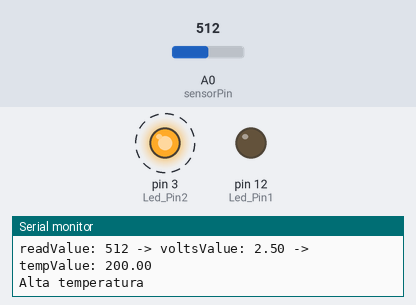
A sketch run on a simulated Arduino Uno, built with avr-gcc and run on an emulated ATmega328P. Parts: output pins drawn as LEDs (lit = HIGH), the last lines printed to the serial monitor. Dashed ring = blinking. Inputs (shaded band) come from the test bench; at power-on: A0 (sensorPin) = 512.

Above: at 2.9 s.
3.0 s: A0 (sensorPin) set to 134
6.5 s: A0 (sensorPin) set to 124
At 8.3 s:
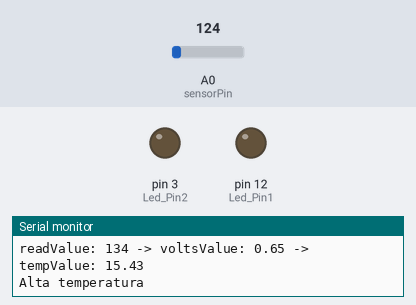
9.3 s: A0 (sensorPin) set to 0
At 9.9 s:
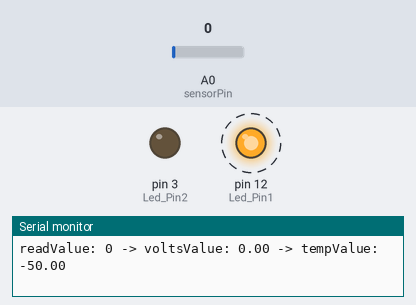
15.5 s: A0 (sensorPin) set to 306
At 16.0 s:
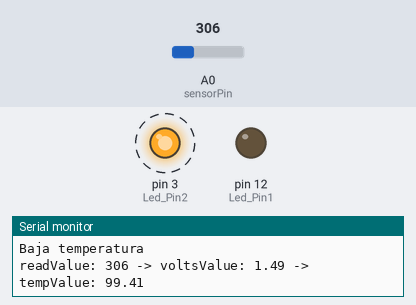
21.7 s: A0 (sensorPin) set to 122
At 24.8 s:
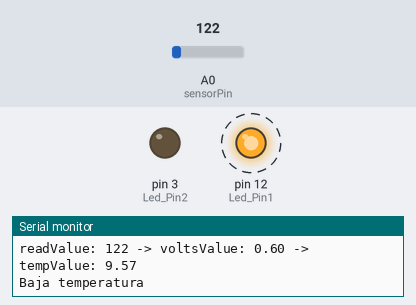
Timing chart, 0 to 28.9 s (numbered marks = the images above; inputs shaded):
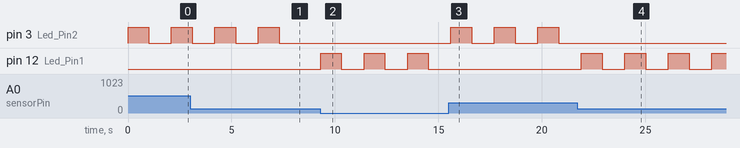

The sketch:

Ejercicio1.ino
```cpp
int readValue = 0;
int lastValue = 1;
int sensorPin = A0;
int Led_Pin1 = 12;
int Led_Pin2 = 3;
float voltsValue;
float tempValue;

void setup()
{
  Serial.begin(9600);
  pinMode (Led_Pin1, OUTPUT);
  pinMode (Led_Pin2, OUTPUT);
}
void loop()
{
  readValue = analogRead(sensorPin);
    if (lastValue != readValue)
    {
    Serial.print("readValue: ");
    Serial.print(readValue);
    lastValue = readValue;
    voltsValue = 5.0 / 1024 * readValue;
    Serial.print(" -> voltsValue: ");
    Serial.print(voltsValue);
    tempValue = voltsValue * 100 - 50;
    Serial.print(" -> tempValue: ");
    Serial.println(tempValue);
	}
    if (tempValue <= 10)
    {
      digitalWrite(Led_Pin1, HIGH);
      delay(1000);
      digitalWrite(Led_Pin1, LOW);
      delay(1000);
      Serial.print ("Baja temperatura\n");
    }
  	 if (tempValue >= 11)
    {
      digitalWrite(Led_Pin2, HIGH);
      delay(1000);
      digitalWrite(Led_Pin2, LOW);
      delay(1000);
      Serial.print ("Alta temperatura\n");
    }
delay(100);
}
```

Measured:
- the behaviour switches between 125 and 124 on A0 (sensorPin) (found by bisection; images 0 and 1)
- after the input at 6.5 s, pin 3 (Led_Pin2): goes on until 7.3 s, then stays LOW
- after the input at 9.3 s, pin 12 (Led_Pin1): alternates HIGH for 1.0 s and LOW for 1.1 s, starting at once
- after the input at 15.5 s, pin 3 (Led_Pin2): alternates HIGH for 1.0 s and LOW for 1.1 s, starting after 0.11 s; pin 12 (Led_Pin1): stops changing and stays LOW
- after the input at 21.7 s, pin 3 (Led_Pin2): stops changing and stays LOW; pin 12 (Led_Pin1): alternates HIGH for 1.0 s and LOW for 1.1 s, starting after 0.21 s
- by itself, pin 3 (Led_Pin2): alternates HIGH for 1.0 s and LOW for 1.1 s
